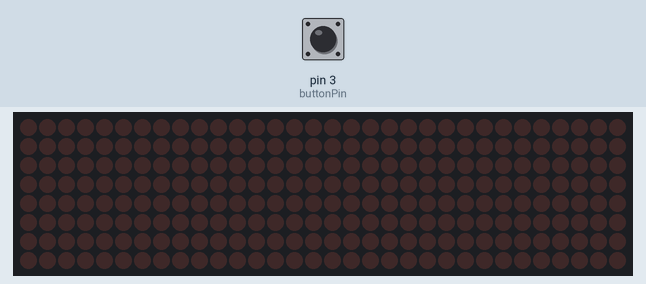
Bench run of a sketch on a simulated Arduino Uno, built with avr-gcc and run on an emulated ATmega328P. Shown: 32×8 LED matrix. Inputs (shaded band) come from the test bench; at power-on: pin 3 (buttonPin) HIGH.

Above: at 1.2 s.
1.3 s: pin 3 (buttonPin) pulled LOW for 1 s
At 2.7 s:
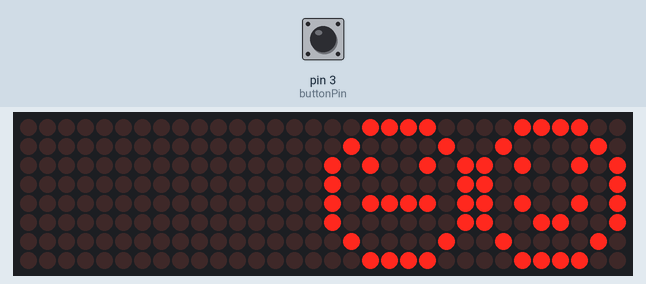
4.3 s: pin 3 (buttonPin) pulled LOW for 0.15 s
At 5.6 s:
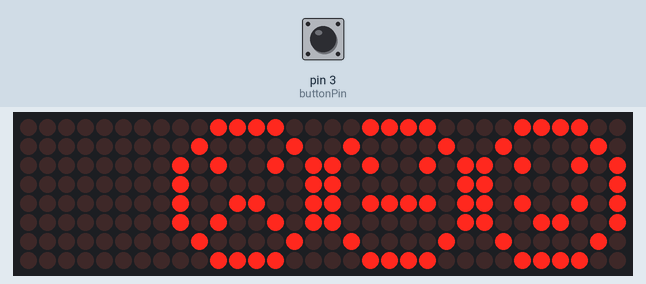
5.9 s: pin 3 (buttonPin) pulled LOW for 3.2 s
At 10.4 s:
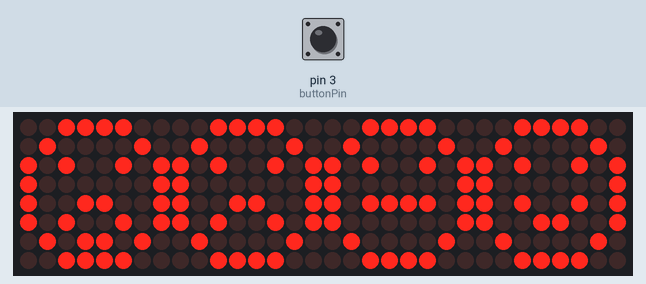
Timing chart, 0 to 11.9 s (numbered marks = the images above; inputs shaded):
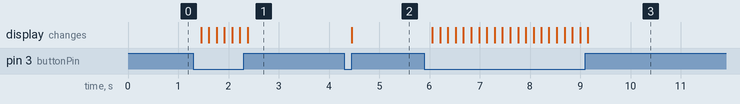

Measured:
- after the input at 1.3 s, the display: first changes after 0.15 s (image 1 shows a later state)
- after the input at 4.3 s, the display: changes after 0.16 s (image 2)
- after the input at 5.9 s, the display: changes after 0.16 s (image 3)

The sketch:

MAX7219_32x8_Button_Test.ino
```cpp
/*
Modified by Ewen Paterson
https://anu.biz/
15/10/2018

---------------------------------------------------------------------------
Ardunio will display faces on each button press
Displaying on 32x8 MAX7219 Matrix Module 4-in-1 Display.
---------------------------------------------------------------------------
*/

#include "LedControl.h"
#include "binary.h"
const int buttonPin = 3;
int counter = 0;

byte max_units = 4; //4 as we are only using 4 MAX7219
LedControl lc = LedControl(12,11,10,max_units);
//DOUT connects to pin 12
//CLK connects to pin 11
//CS connects to pin 10
//GND connects to pin GND
//VCC connects to pin 5V Power

// Delay time between faces:
//-------------------------------
unsigned long delaytime=1000;

// Happy face:
byte ff[8]= {B00111100,B01000010,B10100101,B10000001,B10100101,B10011001,B01000010,B00111100};

//Neutral face
byte f1[8]= {B00111100,B01000010,B10100101,B10000001,B10111101,B10000001,B01000010,B00111100};

//Sad face
byte f2[8]= {B00111100,B01000010,B10100101,B10000001,B10011001,B10100101,B01000010,B00111100};

//Misc face
byte f3[8]= {B00111100,B01000010,B10100101,B10000001,B10011001,B10100101,B01011010,B00111100};

void setup() {
  lc.shutdown(0,false);
  lc.shutdown(1,false);
  lc.shutdown(2,false);
  lc.shutdown(3,false);
  lc.setIntensity(0,8);
  lc.setIntensity(1,8);
  lc.setIntensity(2,8);
  lc.setIntensity(3,8);
  lc.clearDisplay(0);
  lc.clearDisplay(1);
  lc.clearDisplay(2);
  lc.clearDisplay(3);
}

void happyface() {
  lc.setRow(0,0,ff[0]);
  lc.setRow(0,1,ff[1]);
  lc.setRow(0,2,ff[2]);
  lc.setRow(0,3,ff[3]);
  lc.setRow(0,4,ff[4]);
  lc.setRow(0,5,ff[5]);
  lc.setRow(0,6,ff[6]);
  lc.setRow(0,7,ff[7]);
}

void neturalface()  {
  lc.setRow(1,0,f1[0]);
  lc.setRow(1,1,f1[1]);
  lc.setRow(1,2,f1[2]);
  lc.setRow(1,3,f1[3]);
  lc.setRow(1,4,f1[4]);
  lc.setRow(1,5,f1[5]);
  lc.setRow(1,6,f1[6]);
  lc.setRow(1,7,f1[7]);
}

void sadface()  {
  lc.setRow(2,0,f2[0]);
  lc.setRow(2,1,f2[1]);
  lc.setRow(2,2,f2[2]);
  lc.setRow(2,3,f2[3]);
  lc.setRow(2,4,f2[4]);
  lc.setRow(2,5,f2[5]);
  lc.setRow(2,6,f2[6]);
  lc.setRow(2,7,f2[7]);
}

void miscface() {
  lc.setRow(3,0,f3[0]);
  lc.setRow(3,1,f3[1]);
  lc.setRow(3,2,f3[2]);
  lc.setRow(3,3,f3[3]);
  lc.setRow(3,4,f3[4]);
  lc.setRow(3,5,f3[5]);
  lc.setRow(3,6,f3[6]);
  lc.setRow(3,7,f3[7]);
}

void loop() {
  int buttonState;
  buttonState = digitalRead(buttonPin);

  if (buttonState == LOW) {
    counter++;
    delay(150);
  }

  if (counter == 1) {
    happyface();
  }

  if (counter == 2) {
    neturalface();
  }

  if (counter == 3) {
    sadface();
  }

  if (counter == 4) {
    miscface();
  }
  if (counter == 5) {
    lc.clearDisplay(0);
    lc.clearDisplay(1);
    lc.clearDisplay(2);
    lc.clearDisplay(3);
    counter = 0;
  }
}
```
